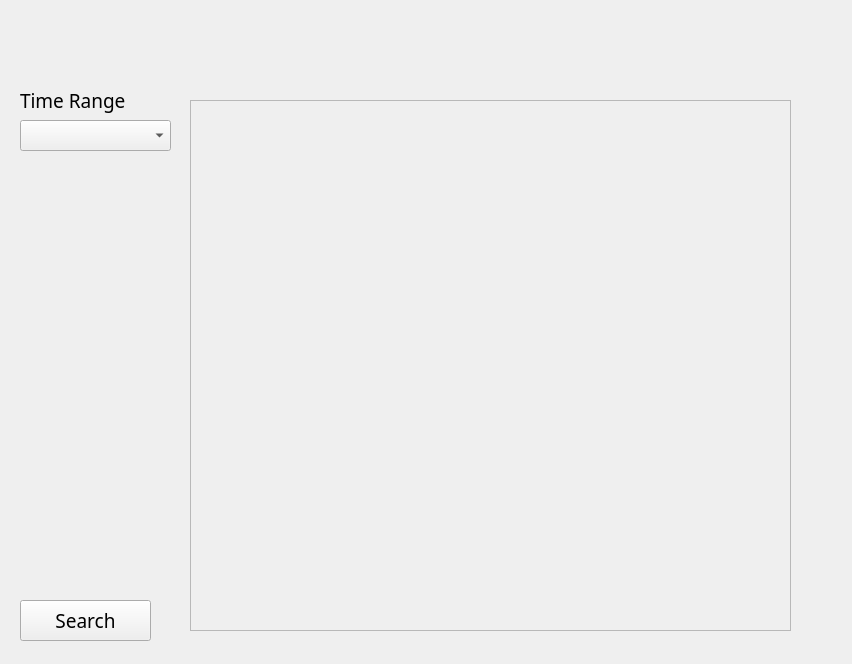
      <widget class="QWidget" name="PurchaseHistoryPage">
       <widget class="QComboBox" name="PurchaseHistory_TimeRangeInput">
        <property name="geometry">
         <rect>
          <x>20</x>
          <y>120</y>
          <width>151</width>
          <height>31</height>
         </rect>
        </property>
        <property name="font">
         <font>
          <family>Source Sans Pro</family>
          <pointsize>12</pointsize>
         </font>
        </property>
       </widget>
       <widget class="QLabel" name="PurchaseHistory_TimeRangeLabel">
        <property name="geometry">
         <rect>
          <x>20</x>
          <y>80</y>
          <width>141</width>
          <height>41</height>
         </rect>
        </property>
        <property name="font">
         <font>
          <family>Source Sans Pro</family>
          <pointsize>14</pointsize>
          <weight>50</weight>
          <bold>false</bold>
         </font>
        </property>
        <property name="text">
         <string>Time Range</string>
        </property>
       </widget>
       <widget class="QLabel" name="PurchaseHistory_Background">
        <property name="geometry">
         <rect>
          <x>0</x>
          <y>0</y>
          <width>843</width>
          <height>655</height>
         </rect>
        </property>
        <property name="text">
         <string/>
        </property>
       </widget>
       <widget class="QPushButton" name="PurchaseHistory_SearchButton">
        <property name="geometry">
         <rect>
          <x>20</x>
          <y>600</y>
          <width>131</width>
          <height>41</height>
         </rect>
        </property>
        <property name="font">
         <font>
          <family>Coolvetica Rg</family>
          <pointsize>14</pointsize>
         </font>
        </property>
        <property name="text">
         <string>Search</string>
        </property>
        <property name="flat">
         <bool>false</bool>
        </property>
       </widget>
       <widget class="QLabel" name="PurchaseHistory_Display">
        <property name="geometry">
         <rect>
          <x>190</x>
          <y>100</y>
          <width>601</width>
          <height>531</height>
         </rect>
        </property>
        <property name="font">
         <font>
          <family>Source Sans Pro</family>
          <pointsize>14</pointsize>
         </font>
        </property>
        <property name="frameShape">
         <enum>QFrame::StyledPanel</enum>
        </property>
        <property name="text">
         <string/>
        </property>
        <property name="alignment">
         <set>Qt::AlignLeading|Qt::AlignLeft|Qt::AlignTop</set>
        </property>
       </widget>
       <zorder>PurchaseHistory_Background</zorder>
       <zorder>PurchaseHistory_TimeRangeInput</zorder>
       <zorder>PurchaseHistory_TimeRangeLabel</zorder>
       <zorder>PurchaseHistory_SearchButton</zorder>
       <zorder>PurchaseHistory_Display</zorder>
      </widget>
